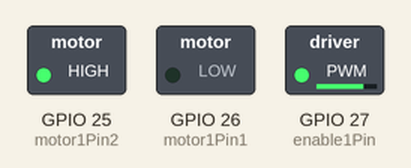
A sketch run on a simulated ESP32. Parts: switched loads named in the sketch (green lamp = pin HIGH). What the sketch prints to the serial monitor is not drawn.

Above: at 0.1 s.
Timing chart, 0 to 1.6 s (numbered marks = the images above):
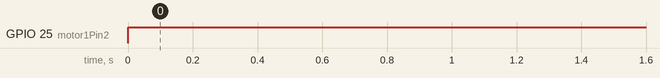

Measured:
- by itself, GPIO 25 (motor1Pin2): LOW → HIGH at 0.00 s

The sketch:

sketch_oct14a_test_DCmotor.ino
```cpp
/*********
  Rui Santos
  Complete project details at https://randomnerdtutorials.com
*********/

// Motor A
int motor1Pin1 = 26;        // out1
int motor1Pin2 = 25;        // out2
int enable1Pin = 27;

// Setting PWM properties
const int freq = 30000;
const int pwmChannel = 0;
const int resolution = 8;
int dutyCycle = 200;

void setup() {
  // sets the pins as outputs:
  pinMode(motor1Pin1, OUTPUT);    // out1
  pinMode(motor1Pin2, OUTPUT);    // out2
  pinMode(enable1Pin, OUTPUT);

  // configure LED PWM functionalitites
  ledcSetup(pwmChannel, freq, resolution);

  // attach the channel to the GPIO to be controlled
  ledcAttachPin(enable1Pin, pwmChannel);

  Serial.begin(115200);

  // testing
  Serial.print("Testing DC Motor...");
  ledcWrite(pwmChannel, dutyCycle);

}

void loop() {
  // Move the DC motor forward at maximum speed
  Serial.println("Moving Forward");
  digitalWrite(motor1Pin1, LOW);
  digitalWrite(motor1Pin2, HIGH);
  delay(2000);


  // // Stop the DC motor
  // Serial.println("Motor stopped");
  // digitalWrite(motor1Pin1, LOW);
  // digitalWrite(motor1Pin2, LOW);
  // delay(1000);

  // // Move DC motor backwards at maximum speed
  // Serial.println("Moving Backwards");
  // digitalWrite(motor1Pin1, HIGH);
  // digitalWrite(motor1Pin2, LOW);
  // delay(2000);

  // // Stop the DC motor
  // Serial.println("Motor stopped");
  // digitalWrite(motor1Pin1, LOW);
  // digitalWrite(motor1Pin2, LOW);
  // delay(1000);

  // // Move DC motor forward with increasing speed
  // digitalWrite(motor1Pin1, HIGH);
  // digitalWrite(motor1Pin2, LOW);
  // while (dutyCycle <= 255){
  //   ledcWrite(pwmChannel, dutyCycle);
  //   Serial.print("Forward with duty cycle: ");
  //   Serial.println(dutyCycle);
  //   dutyCycle = dutyCycle + 5;
  //   delay(500);
  // }
  // dutyCycle = 200;


}
```
